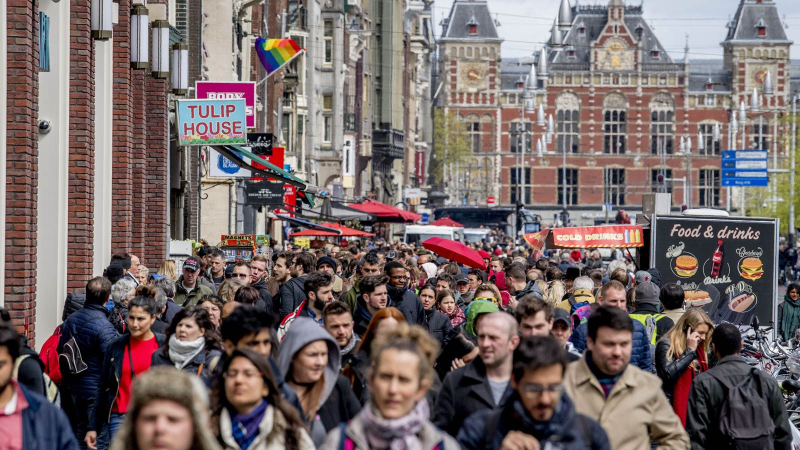
#> input picture images/200525170429-amsterdam-crowds.jpg, 1600 x 900 px (shown at 1/2 size)
$ python find_similarity.py --template images/200525170429-amsterdam-crowds.jpg --image images/query_image-1.png   (older library calls are emulated)
#> lines starting #> are read from the running program, lines starting #| are printed output that depends on the picture
#> in main, template_image is the input picture: shape (900, 1600, 3); mean B, G, R 105.1, 105.6, 118.9
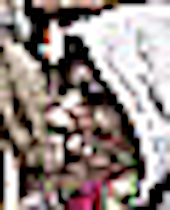
#> input picture images/query_image-1.png, 170 x 210 px
#> in main, image is the input picture: shape (210, 170, 3); mean B, G, R 132.4, 136.2, 148.4
### utilities/similarity.py
# import the necessary packages
import numpy as np
import imutils
import cv2


def similar_region(image, template):
    result = cv2.matchTemplate(image, template, cv2.TM_CCOEFF)
    (_, maxVal, _, maxLoc) = cv2.minMaxLoc(result)
    return maxVal, maxLoc, result


def similarity(image, template_image, minimum_zoom, maximum_zoom,
               steps_zoom_counts, maximum_not_update, debug=False):
#> called with minimum_zoom = 1, maximum_zoom = 8, steps_zoom_counts = 15, maximum_not_update = 2
    found = None
    not_update_count = 0
    template_gray = cv2.cvtColor(template_image, cv2.COLOR_BGR2GRAY)
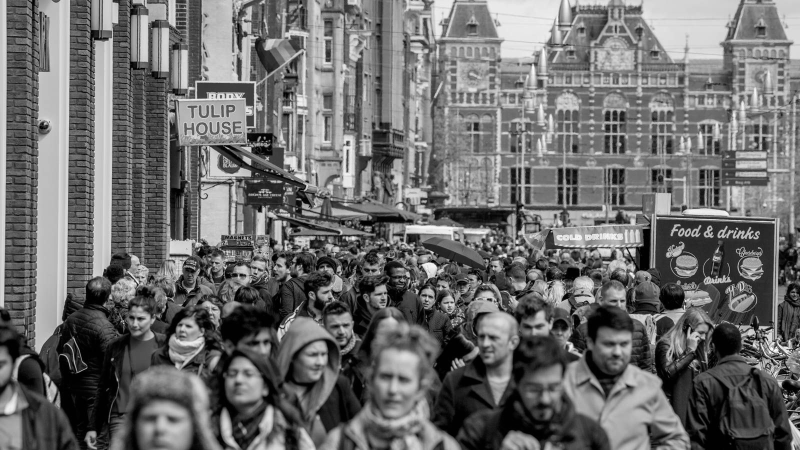
#> template_gray: shape (900, 1600) (shown at 1/2 size); min 0, max 255, mean 109.5
    gray = cv2.cvtColor(image, cv2.COLOR_BGR2GRAY)
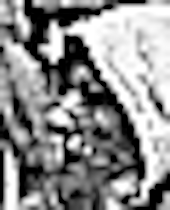
#> gray: shape (210, 170); min 0, max 255, mean 139.4
    (tH, tW) = template_gray.shape[:2]
#> tH = 900; tW = 1600

    result = None
    # loop over the scales of the image
    for scale in np.linspace(minimum_zoom, maximum_zoom, steps_zoom_counts):
        # resize the image according to the scale, and keep track
        # of the ratio of the resizing
        resized = imutils.resize(gray, width=int(gray.shape[1] * scale))
        r = float(resized.shape[1]) / gray.shape[1]

        if not_update_count > maximum_not_update:
            break

        maxVal, maxLoc, result_similar = similar_region(resized, template_gray)

        # check to see if the iteration should be visualized
        if debug:
            print(maxVal, r)
            # draw a bounding box around the detected region
            res = imutils.resize(image, width=int(gray.shape[1] * scale))
            cv2.rectangle(res, (maxLoc[0], maxLoc[1]),
                          (maxLoc[0] + tW, maxLoc[1] + tH), (0, 0, 255), 20)
            cv2.namedWindow('Debug', cv2.WINDOW_NORMAL)
            cv2.imshow("Debug", res)
            cv2.waitKey(10)

        not_update_count += 1
        # if we have found a new maximum correlation value, then update
        # the bookkeeping variable
        if found is None or maxVal > found[0]:
            not_update_count = 0
            found = (maxVal, maxLoc, r)
            result = result_similar
            if debug:
                print("found:{}".format(found))
#> this loop made 8 passes
#> (maxVal, found) on passes 1 to 7: (73333304, (73333304, (844, 626), 1)), (111638032, (111638032, (1180, 0), 1.5)), (172346736, (172346736, (388, 228), 2)), (270753440, (270753440, (65, 29), 2.5)), (307049088, (307049088, (581, 47), 3)), (388524384, (388524384, (547, 26), 3.5)), (502904416, (502904416, (589, 26), 4))
#> pass 1, in similar_region, `result = cv2.matchTemplate(image, template, cv2.TM_CCOEFF)`:
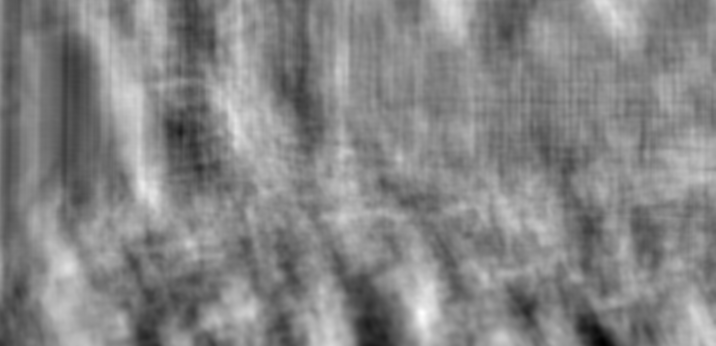
#> result: shape (691, 1431) float32 (shown at 1/2 size); min -73672656, max 73333304, mean 3055351; drawn with min black and max white
#> pass 2, in similar_region (call 2), `result = cv2.matchTemplate(image, template, cv2.TM_CCOEFF)`:
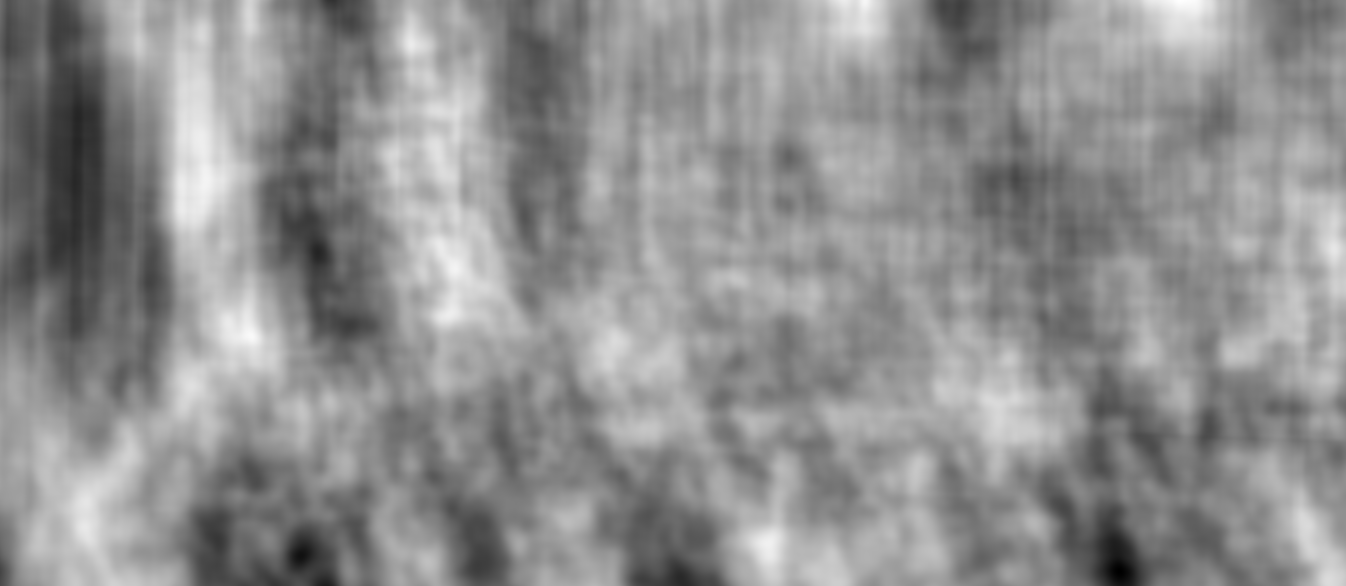
#> result: shape (586, 1346) float32; min -116901664, max 111638032, mean 11836478; drawn with min black and max white
#> after the loop:
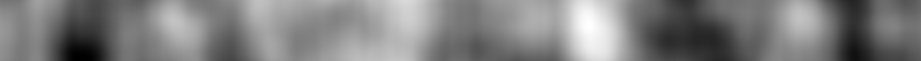
#> result: shape (61, 921) float32; min 53182876, max 502904416, mean 277623264; drawn with min black and max white
#> after the loop, not_update_count = 0

    (_, maxLoc, r) = found
    (startX, startY) = (int(maxLoc[0] / r), int(maxLoc[1] / r))
    (endX, endY) = (int((maxLoc[0] + tW) / r), int((maxLoc[1] + tH) / r))

    if debug:
        (minVal, maxVal, _, _) = cv2.minMaxLoc(result)
        result[maxLoc[1]:maxLoc[1] + tH, maxLoc[0]:maxLoc[0] + tW] = maxVal
        result = imutils.resize(result, width=int(result.shape[1] / r))
        heatmapshow = None
        heatmapshow = cv2.normalize(result, heatmapshow, alpha=0, beta=255,
                                    norm_type=cv2.NORM_MINMAX,
                                    dtype=cv2.CV_8U)
        heatmapshow = cv2.applyColorMap(heatmapshow, cv2.COLORMAP_JET)
        cv2.namedWindow('heatmapshow', cv2.WINDOW_NORMAL)
        cv2.imshow("heatmapshow", heatmapshow)

    return (startX, startY), (endX, endY)

### find_similarity.py
# import the necessary packages
import argparse
import cv2
from utilities import similarity


def main():
    # construct the argument parser and parse the arguments
    ap = argparse.ArgumentParser()
    ap.add_argument("-t", "--template", required=True, help="Path to template image")
    ap.add_argument("-i", "--image", required=True,
                    help="Path to images where template will be matched")
    ap.add_argument("-v", "--debug",
                    help="Flag indicating whether or not to debug")
    args = vars(ap.parse_args())

    template_image = cv2.imread(args["template"])
    image = cv2.imread(args["image"])

    minimum_zoom = 1
    maximum_zoom = 8
    steps_zoom_counts = 15
    maximum_not_update = 2

    debug = args.get("debug", False)

    cv2.namedWindow('Template image', cv2.WINDOW_NORMAL)
    cv2.imshow("Template image", template_image)

    (startX, startY), (endX, endY) = similarity.similarity(image, template_image,
                                                           minimum_zoom, maximum_zoom,
                                                           steps_zoom_counts,
                                                           maximum_not_update, debug)

    # draw a bounding box around the detected result and display the image
    cv2.rectangle(image, (startX, startY), (endX, endY), (0, 0, 255), 2)
    cv2.namedWindow('Result', cv2.WINDOW_NORMAL)
    cv2.imshow("Result", image)
    cv2.waitKey(0)


if __name__ == '__main__':
#> (the run stopped early here; a loop or call above may not have finished)
